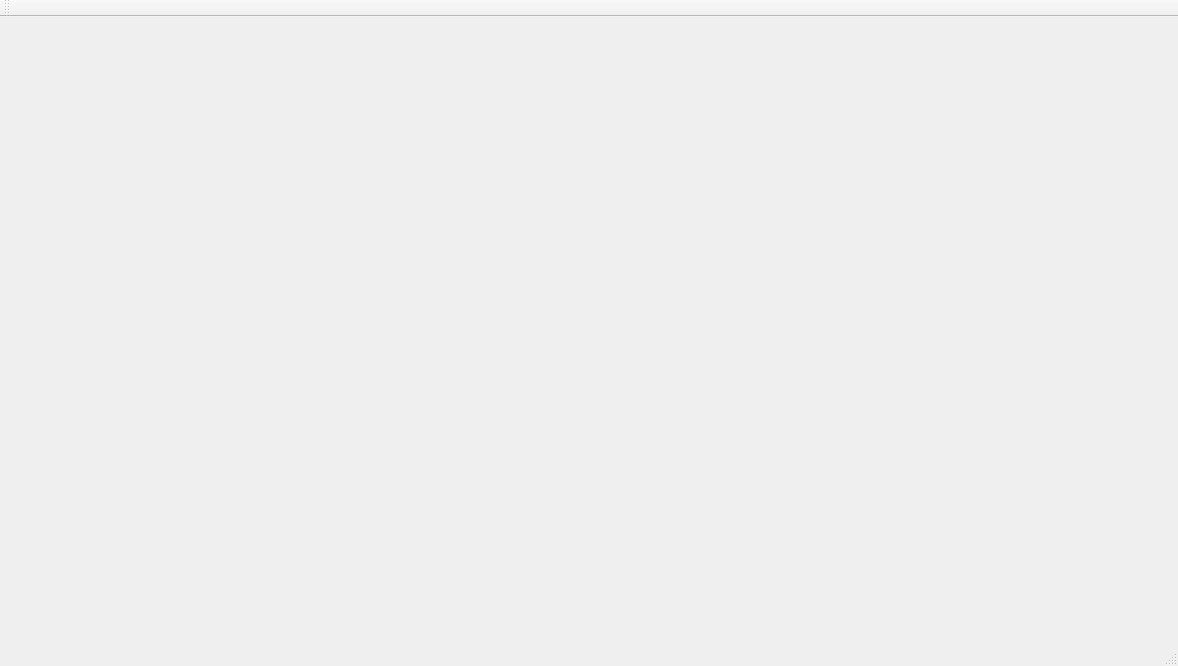
<?xml version="1.0" encoding="UTF-8"?>
<ui version="4.0">
 <class>MainWindow</class>
 <widget class="QMainWindow" name="MainWindow">
  <property name="geometry">
   <rect>
    <x>0</x>
    <y>0</y>
    <width>1178</width>
    <height>666</height>
   </rect>
  </property>
  <property name="windowTitle">
   <string>MainWindow</string>
  </property>
  <widget class="QWidget" name="centralWidget"/>
  <widget class="QMenuBar" name="menuBar">
   <property name="geometry">
    <rect>
     <x>0</x>
     <y>0</y>
     <width>1178</width>
     <height>25</height>
    </rect>
   </property>
  </widget>
  <widget class="QToolBar" name="mainToolBar">
   <attribute name="toolBarArea">
    <enum>TopToolBarArea</enum>
   </attribute>
   <attribute name="toolBarBreak">
    <bool>false</bool>
   </attribute>
  </widget>
  <widget class="QStatusBar" name="statusBar"/>
 </widget>
 <layoutdefault spacing="6" margin="11"/>
 <resources/>
 <connections/>
</ui>
